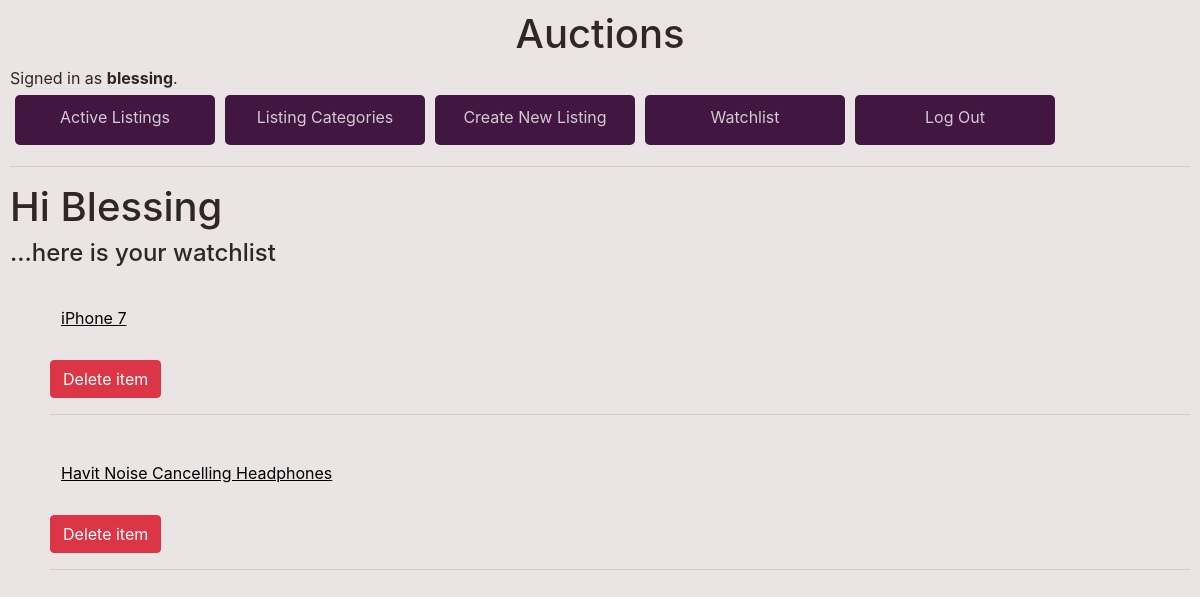
/view_watchlist (signed in), run on the app's committed database.
### auctions/models.py (models this page shows)
class User(AbstractUser):
    pass

class Watchlist(models.Model):
    watcher = models.ForeignKey(
        User, on_delete=CASCADE, related_name="watcher", null=True)
    watch_item = models.ForeignKey(
        Auction, on_delete=CASCADE, related_name="watch_item", null=True)
    def __str__(self):
        return f"{self.watch_item}"

class Auction(models.Model):
    user = models.ForeignKey(User, on_delete=CASCADE,
                             related_name="user", null=True)
    title = models.CharField(max_length=100)
    price = models.FloatField()
    description = models.TextField(null=True, blank=True)
    url = models.URLField(max_length=200, null=True)
    category = models.CharField(max_length=100)
    time = models.DateTimeField()
    def __str__(self):
        return f"{self.title} (auction price: ${self.price})"

### auctions/views.py (the view)
# urls.py: path("view_watchlist", views.view_watchlist, name="view-watchlist"),
def view_watchlist(request):
    return render(request, "auctions/watchlist.html", {
        "watchlist": Watchlist.objects.filter(watcher=request.user)
    })

### auctions/templates/auctions/watchlist.html (shortened to what this page needs)
{% extends "auctions/layout.html" %}
{% block body %}
    <h1>Hi {{ request.user |capfirst }}</h1>
    <h4>...here is your watchlist </h4>
    <br>
    <ul>
        {% for item in watchlist %}
            <form action="{% url 'view-listing' %}" method="POST">
                <input type="submit" value="{{ item.watch_item.title }}" class="category-component">
            </form>
            <br>
            <form action="{% url 'delete-watch-item' %}" method="POST">
                <input type="submit" value="Delete item" class="btn btn-danger">
            </form>
            <hr>
            <br>
        {% endfor%}
    </ul>
{% endblock %}

### auctions/templates/auctions/layout.html (shortened to what this page needs)
{% load static %}
<!DOCTYPE html>
<html lang="en">
  <head>
    <link
      rel="stylesheet"
      href="https://stackpath.bootstrapcdn.com/bootstrap/4.4.1/css/bootstrap.min.css"
    />
    <link href="{% static 'auctions/styles.css' %}" rel="stylesheet" />
  </head>
  <body>
    <center>
      <h1>Auctions</h1>
    </center>
    <div>
      {% if user.is_authenticated %} Signed in as
      <strong>{{ user.username }}</strong>. {% else %} Not signed in.
      {% endif %}
    </div>
    <ul class="nav">
      <li class="nav-item">
        <a class="nav-link" href="{% url 'index' %}">Active Listings</a>
      </li>
      <li class="nav-item">
        <a class="nav-link" href="{% url 'categories' %}">Listing Categories</a>
      </li>
      {% if user.is_authenticated %}
      <li class="nav-item">
        <a href="{% url 'new' %}" class="nav-link">Create New Listing</a>
      </li>
      <li class="nav-item">
        <a href="{% url 'view-watchlist' %}" class="nav-link">Watchlist</a>
      </li>
      <li class="nav-item">
        <a class="nav-link" href="{% url 'logout' %}">Log Out</a>
      </li>
      {% endif %} {% if user.is_authenticated %} {% endif %}
    </ul>
    <hr />
    {% block body %} {% endblock %}
  </body>
</html>

### auctions/static/auctions/styles.css (style rules this page uses)
body { padding: 10px; background-color: rgb(235, 228, 228); color: rgb(49, 37, 37); }
.nav-link { border-radius: 5px; width: 200px; text-align: center; height: 50px; padding: 10px; margin: 5px; background-color: rgb(65, 23, 65); color: rgb(211, 202, 211); }
.category-component { margin: 5px; background: none; text-decoration: underline; border: none; outline: none; }

### data on the page
User: username "blessing", user "Blessing"
Watchlist: watch_item "iPhone 7"
Watchlist: watch_item "Havit Noise Cancelling Headphones"
